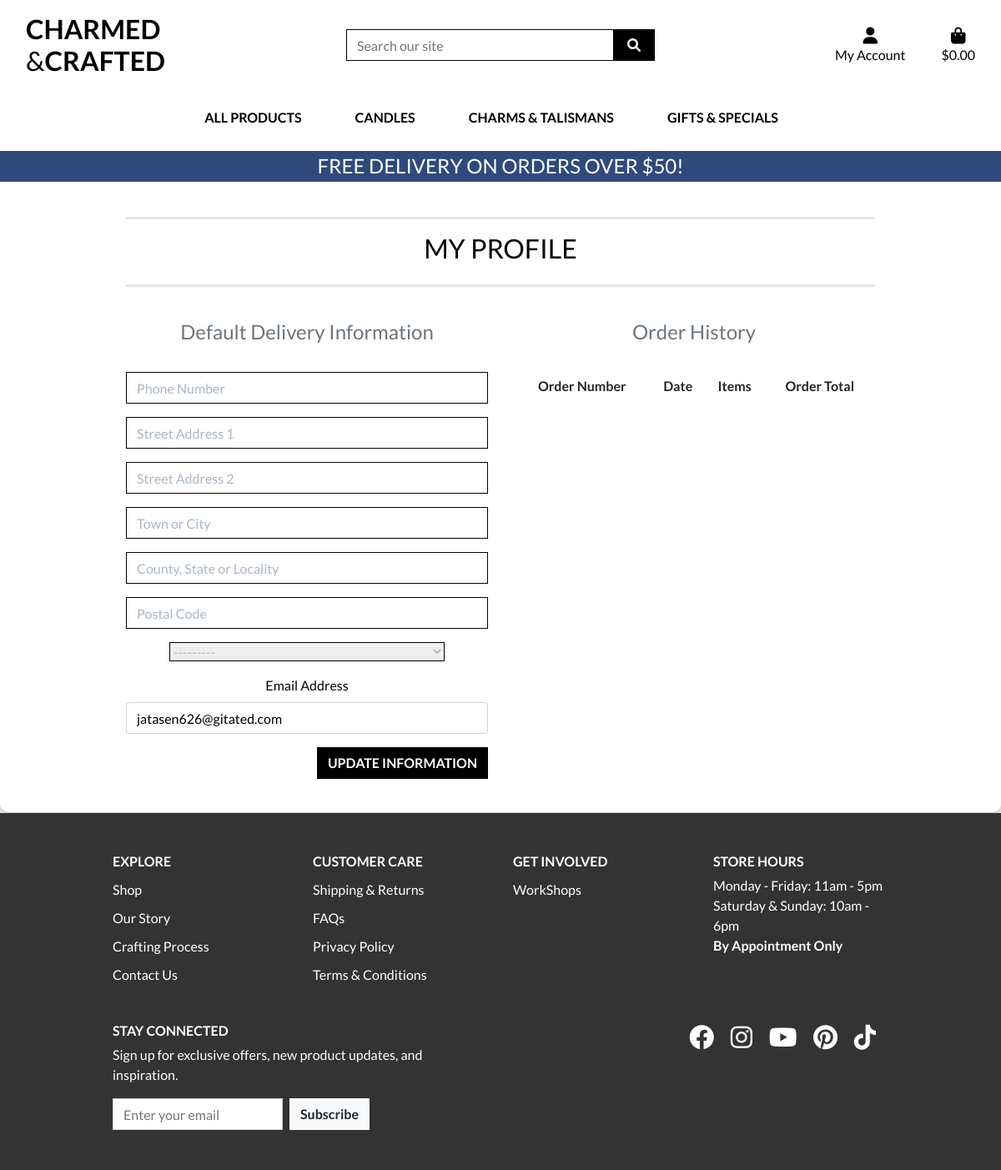
/profile/ (signed in), run on an earlier commit of the app's database.
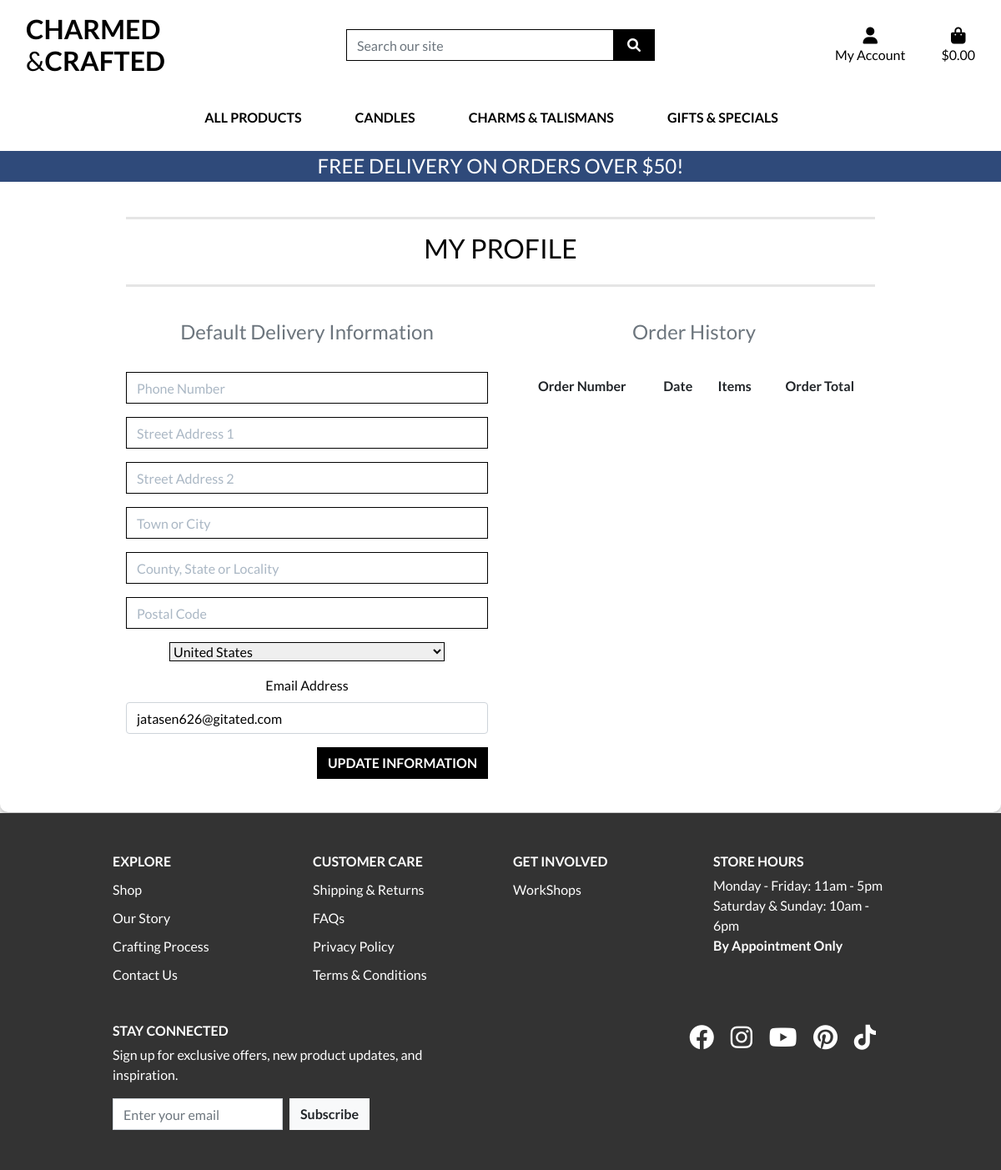
And on a later commit of the database.
### profiles/models.py (models this page shows, shortened)
class UserProfile(models.Model):
    user = models.OneToOneField(User, on_delete=models.CASCADE)
    default_phone_number = models.CharField(max_length=20, null=True, blank=True)
    default_street_address1 = models.CharField(max_length=80, null=True, blank=True)
    default_street_address2 = models.CharField(max_length=80, null=True, blank=True)
    default_town_or_city = models.CharField(max_length=40, null=True, blank=True)
    default_county = models.CharField(max_length=80, null=True, blank=True)
    default_postcode = models.CharField(max_length=20, null=True, blank=True)
    default_country = CountryField(blank_label='Country', null=True, blank=True)

### profiles/views.py (the view)
# urls.py: path('profile/', include('profiles.urls')),
@login_required
def profile(request):
    user_profile = get_object_or_404(UserProfile, user=request.user)
    if request.method == 'POST':
        email = request.POST.get('email')
        form = UserProfileForm(request.POST, instance=user_profile)
        if form.is_valid():
            form.save()
        if email and request.user.is_authenticated:
            user = User.objects.get(id=request.user.id)
            user.email = email
            user.save()
            messages.success(request, 'Profile updated successfully')
        else:
            messages.error(request, 'Update failed. Please ensure the form is valid.')
        return redirect('profile')  # Redirect to the profile page after POST
    else:
        form = UserProfileForm(instance=user_profile)
    orders = user_profile.orders.all()
    template = 'profiles/profile.html'
    context = {
        'form': form,
        'orders': orders,
        'on_profile_page': True
    }
    return render(request, template, context)

### profiles/forms.py
class UserProfileForm(forms.ModelForm):
    class Meta:
        model = UserProfile
        exclude = ('user',)
    def __init__(self, *args, **kwargs):
        super().__init__(*args, **kwargs)
        placeholders = {
            'default_phone_number': 'Phone Number',
            'default_postcode': 'Postal Code',
            'default_town_or_city': 'Town or City',
            'default_street_address1': 'Street Address 1',
            'default_street_address2': 'Street Address 2',
            'default_county': 'County, State or Locality',
        }
        self.fields['default_phone_number'].widget.attrs['autofocus'] = True
        for field in self.fields:
            if field != 'default_country':
                if self.fields[field].required:
                    placeholder = f'{placeholders[field]} *'
                else:
                    placeholder = placeholders[field]
                self.fields[field].widget.attrs['placeholder'] = placeholder
            self.fields[field].widget.attrs['class'] = 'border-black rounded-0 profile-form-input'
            self.fields[field].label = False

### profiles/templates/profiles/profile.html (shortened to what this page needs)
{% extends "base.html" %}
{% load static %}
{% block extra_css %}
    <link rel="stylesheet" href="{% static 'profiles/css/profile.css' %}">
{% endblock %}
{% block page_header %}
    <div class="container header-container">
    </div>
{% endblock %}
{% block content %}
<div class="overlay clearover">
    <div class="container">
        <div class="row">
            <div class="col">
                <hr>
                <h2 class="logo-font mb-4">My Profile</h2>
                <hr>
            </div>
        </div>
        <div class="row">
            <div class="col-12 col-lg-6">
                <p class="text-muted">Default Delivery Information</p>
                <form class="mt-3" action="{% url 'profile' %}" method="POST" id="profile-update-form">
                    {{ form|crispy }}
                    <div class="form-group">
                        <label for="id_email">Email Address</label>
                        <input type="email" name="email" id="id_email" class="form-control" value="{{ user.email }}" required>
                    </div>
                    <button class="btn btn-black rounded-0 text-uppercase float-right">Update Information</button>
                </form>
            </div>
        <div class="col-12 col-lg-6">
            <p class="text-muted">Order History</p>
            <div class="order-history table-responsive">
                <table class="table table-sm table-borderless">
                    <thead>
                        <tr>
                            <th>Order Number</th>
                            <th>Date</th>
                            <th>Items</th>
                            <th>Order Total</th>
                        </tr>
                    </thead>
                </table>
            </div>
        </div>
    </div>
</div>
{% endblock %}

What changed in the data, as far as the page shows it:
changed UserProfile: default_country "---------" → "United States"
